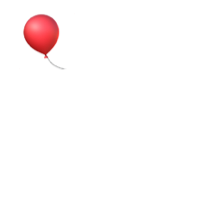
#> input picture 实验1-熟悉cv2的常用函数/红气球图片.png, 200 x 200 px, found by its file name
$ python '红气球.py'
#> lines starting #> are read from the running program, lines starting #| are printed output that depends on the picture
"""
将气球画在图的上部四分一处，但图的大小为1，显示时将图像的上部四分一处复制四次，分别显示在右图。
图像中的红气球物体左右、上下、对称复制功能。

"""

import numpy as np
import cv2


img_path = "实验一/红气球图片.png"

img = cv2.imread(img_path)
#> img is the input picture: shape (200, 200, 3); mean B, G, R 250.1, 250, 254.2

img2 = img.copy()
arr = img2[0:100, 0:100]
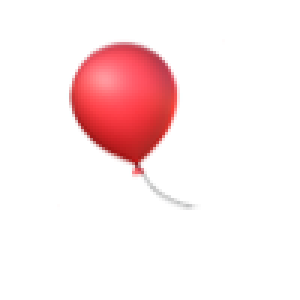
#> arr: shape (100, 100, 3) (shown 3 times larger); mean B, G, R 235.6, 234.8, 251.8
print(arr)
#> (printed output is left out)
arr2 = cv2.flip(arr, 1)
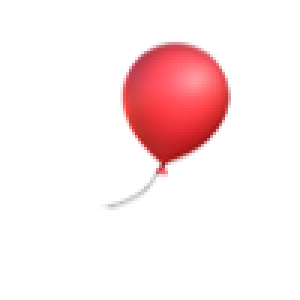
#> arr2: shape (100, 100, 3) (shown 3 times larger); mean B, G, R 235.6, 234.8, 251.8
arr3 = cv2.flip(arr, 0)
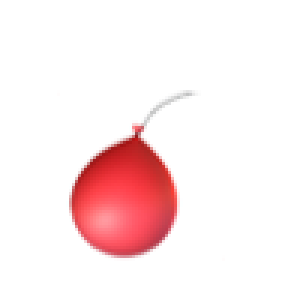
#> arr3: shape (100, 100, 3) (shown 3 times larger); mean B, G, R 235.6, 234.8, 251.8
arr4 = cv2.flip(arr, -1)
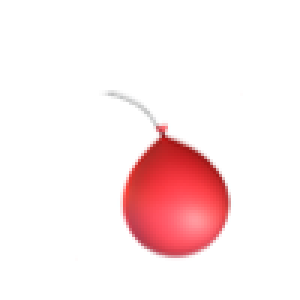
#> arr4: shape (100, 100, 3) (shown 3 times larger); mean B, G, R 235.6, 234.8, 251.8
harr = cv2.hconcat([arr, arr2])
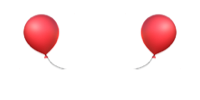
#> harr: shape (100, 200, 3); mean B, G, R 235.6, 234.8, 251.8
harr2 = cv2.hconcat([arr3, arr4])
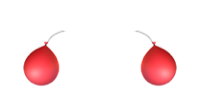
#> harr2: shape (100, 200, 3); mean B, G, R 235.6, 234.8, 251.8
img2 = cv2.vconcat([harr, harr2])

cv2.imshow("img", cv2.hconcat([img, img2]))
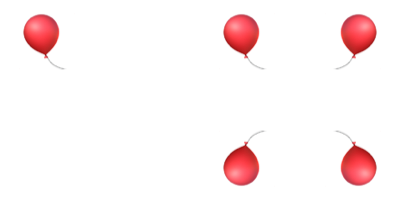
#> window 'img': shape (200, 400, 3); mean B, G, R 242.8, 242.4, 253

#  等待图片的关闭
cv2.waitKey()
